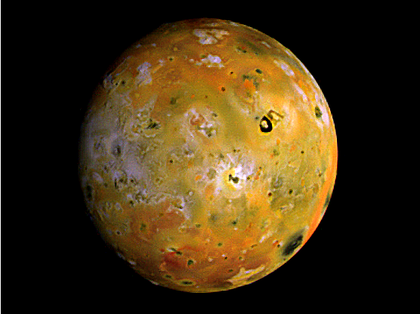
%> input picture Image Database/tr.tif, 420 x 314 px, shrunk from 556 x 416 before the run
$ octave Thresholding.m   (GNU Octave 9; MATLAB toolbox functions it lacks are replaced by stand-ins)
%> lines starting %> are read from the running program, lines starting %| are printed output that depends on the picture; in (x1, y1, x2, y2) boxes, pixels count from 0 and x2, y2 are one past the last pixel; in counts of white or black regions, pixels touching at a corner belong together; the program's own positions count from 1
% Experiment No. 2 Thresholding (Extreme contrast stretching)
% Scan any document and use this method to make it clean
% Example: scan your own signature and make it clean with
im=imread('C:\Users\Mainul Hassan\Documents\Image Database\tr.tif');
%> im is the input picture: size 314x420x3 uint8; mean R, G, B 65.7, 48.8, 20.4
T=input('Enter threshold value between 0 to 255: ');
%> the answer given: 100
if(ndims(im)==3)
y=rgb2gray(im);
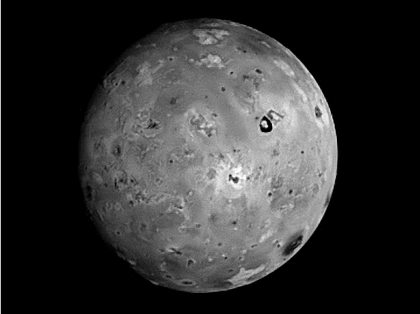
%> y: size 314x420 uint8; min 0, max 255, mean 50.6
end
[m,n]=size(y);
%> m = 314; n = 420
subplot(1,2,1), imshow(I); title('Orginal image');
%Implementation of Treshold Function
for i=1:m
for j=1:n
if(y(i,j)>T)
y(i,j)=255;
else
y(i,j)=0;
end
end
end
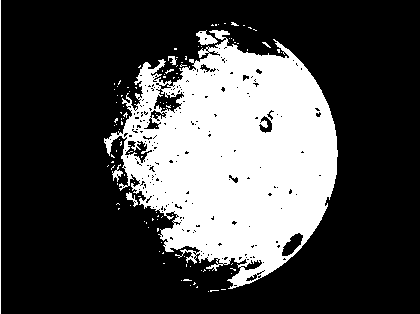
%> y: size 314x420 uint8; 27.9% white; 117 white regions (111 under 20 px), largest, box (x1, y1, x2, y2) and area: (104, 30, 338, 289) 35757, (0, 0, 1, 314) 314, (196, 30, 218, 45) 180, (112, 164, 123, 182) 76, (126, 192, 138, 207) 69, (168, 56, 177, 65) 44
subplot(1,2,2), imshow(J); title('Image after applying threshold');
%> after `title('Image after applying threshold')`:
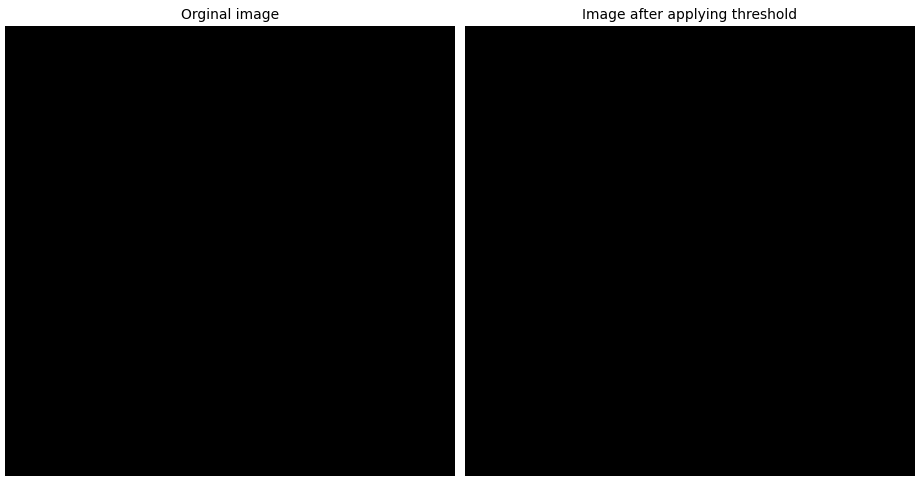
%> figure redrawn from the program's plot data, 2 panels
